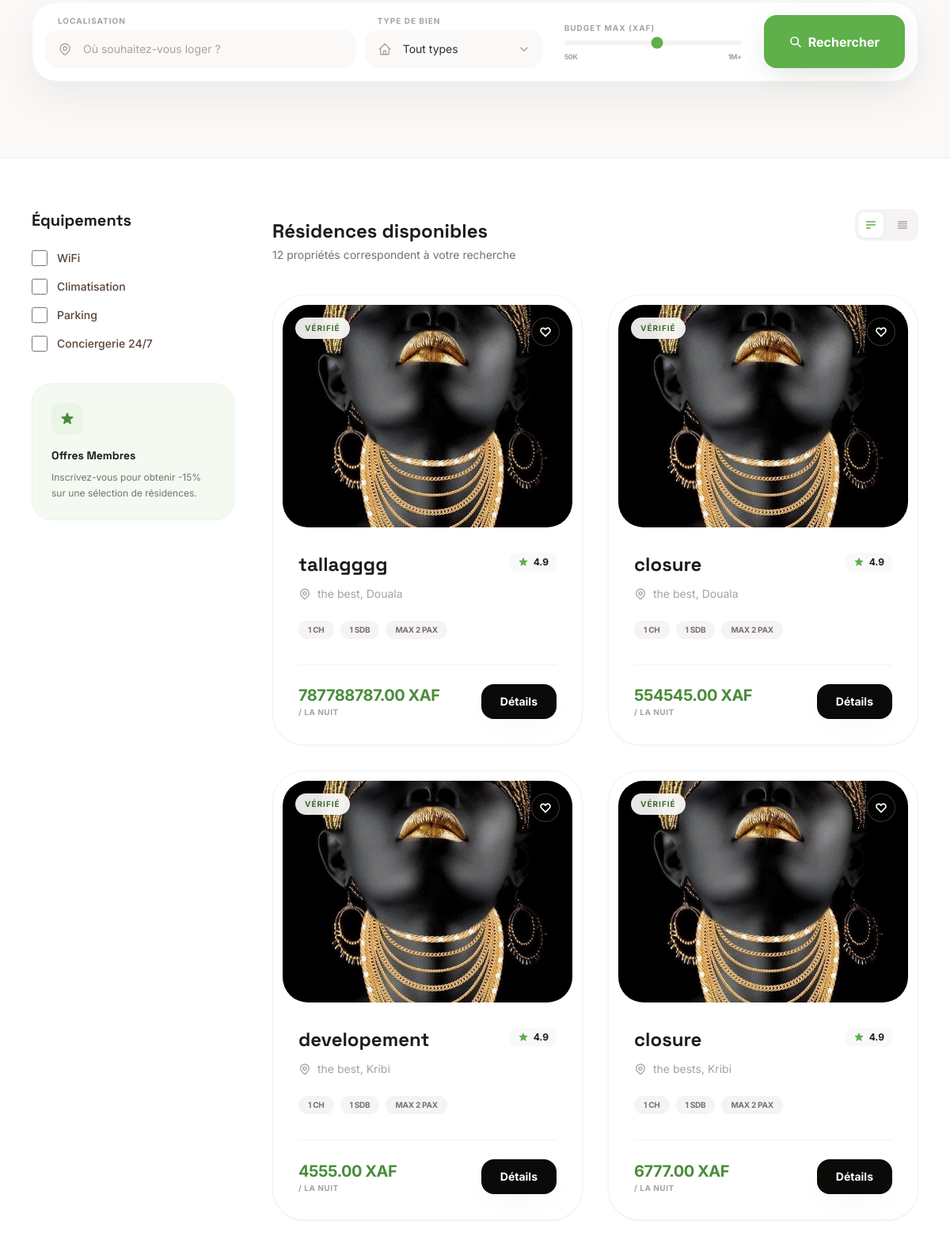
The app's page /liste/ (middle part), older data.
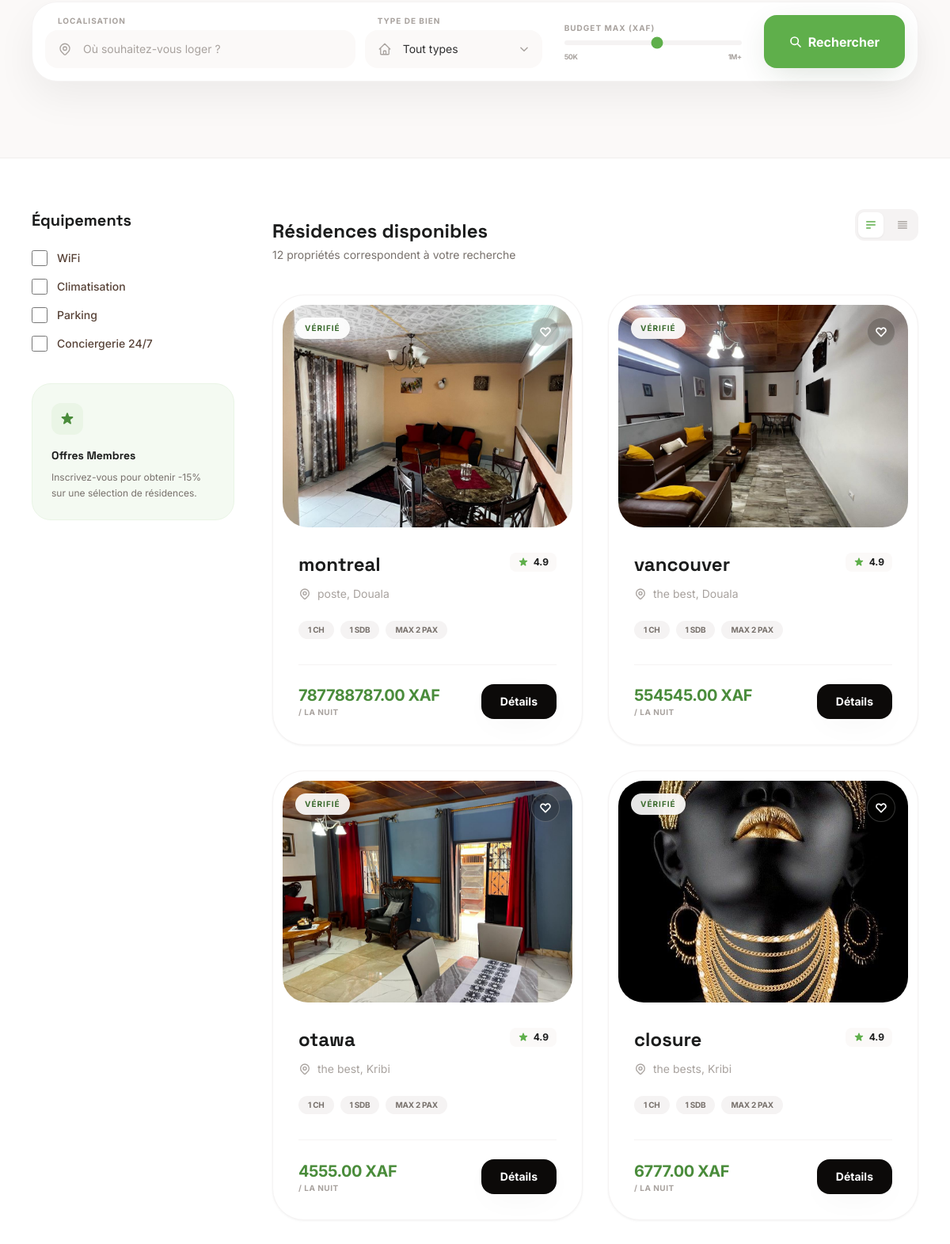
The same page, newer data.
### core/models.py (models this page shows, shortened)
class SentinelBaseModel(TimeStampedModel, ActivatorModel):
    id = models.UUIDField(
        default=uuid.uuid4,
        primary_key=True,
        unique=True,
        null=False,
        blank=False,
        editable=False,
    )
    is_deleted = models.BooleanField(_("supprimé"), default=False)
    metadata = models.JSONField(_("métadonnées"), default=dict, null=True, blank=True)
    author = models.CharField(_("auteur"), max_length=255, null=True, blank=True)
    class Meta:
        abstract = True
        ordering = ("created",)

class Appartement(SentinelBaseModel):
    LOCATIONS = [
        ('douala', _('Douala')),
        ('yaounde', _('Yaoundé')),
        ('kribi', _('Kribi')),
        ('bafoussam', _('Bafoussam')),
    ]
    name = models.CharField(_("Nom de l'appartement"), max_length=255)
    slug = models.SlugField(_("URL simplifiée"), unique=True, max_length=255)
    location = models.CharField(_("Localisation"), max_length=50, choices=LOCATIONS)
    neighborhood = models.CharField(_("Quartier"), max_length=100, help_text="Ex: Bastos, Bonapriso")
    description = models.TextField(_("Description détaillée"), blank=True)
    price_per_night = models.DecimalField(_("Prix par nuit (FCFA)"), max_digits=12, decimal_places=2)
    bedrooms = models.PositiveIntegerField(_("Chambres"), default=1)
    bathrooms = models.PositiveIntegerField(_("Salles de bain"), default=1)
    max_guests = models.PositiveIntegerField(_("Voyageurs max"), default=2)
    main_image = models.ImageField(_("Image principale"), upload_to="appartements/", null=True, blank=True)
    is_featured = models.BooleanField(_("Mettre en avant"), default=False)
    amenities = models.JSONField(_("Équipements"), default=list, blank=True)
    latitude = models.FloatField(_("Latitude"), null=True, blank=True)
    longitude = models.FloatField(_("Longitude"), null=True, blank=True)
    class Meta:
        verbose_name = _("Appartement")
        verbose_name_plural = _("Appartements")
        ordering = ("-created",)

### core/views.py (the view)
# urls.py: path('liste/', views.liste, name='liste'),
def liste(request):
    appartements = Appartement.objects.all().order_by('-created')
    return render(request, "liste.html", {"appartements": appartements})

### core/templatetags/custom_tags.py (called while the page is built)
@register.simple_tag
def get_global_settings():
    return Settings.objects.first()

### templates/liste.html (shortened to what the changed rows need)
{% extends "base.html" %}
{% load static %}
{% block content %}
<section class="max-w-screen-xl mx-auto px-5 md:px-10 py-16">
  <div class="flex flex-col lg:flex-row gap-12">
    <div class="flex-1 min-w-0">
      <div class="flex flex-col sm:flex-row items-baseline justify-between gap-4 mb-10">
        <div>
          <h2 class="font-headline font-bold text-2xl text-stone-900 dark:text-white">Résidences disponibles</h2>
        </div>
      </div>
      <div class="grid grid-cols-1 md:grid-cols-2 xl:grid-cols-2 gap-8">
        {% for appartement in appartements %}
        <div data-aos="fade-up" data-aos-delay="{{ forloop.counter0|add:1 }}00" class="group flex flex-col bg-white dark:bg-stone-900 rounded-[2.5rem] border border-stone-100 dark:border-stone-800/60 overflow-hidden shadow-sm hover:shadow-2xl hover:shadow-stone-200/40 dark:hover:shadow-black/60 transition-all duration-300">
          <div class="relative aspect-[4/3] overflow-hidden p-3 pb-0">
            <div class="w-full h-full rounded-[2rem] overflow-hidden relative">
              {% if appartement.main_image %}
              <img src="{{ appartement.main_image.url }}"
                   alt="{{ appartement.name }}"
                   class="w-full h-full object-cover transition-transform duration-700 group-hover:scale-110"/>
              {% else %}
              <div class="w-full h-full flex items-center justify-center bg-stone-100 dark:bg-stone-800 text-stone-400 group-hover:scale-110 transition-transform duration-700">Sans Image</div>
              {% endif %}
              <div class="absolute top-4 left-4 flex gap-2">
                <span class="bg-white/90 backdrop-blur px-3 py-1.5 rounded-full text-[10px] font-bold tracking-widest uppercase text-emerald-700 shadow-sm">Vérifié</span>
              </div>
              <button class="absolute top-4 right-4 w-9 h-9 rounded-full bg-stone-950/20 backdrop-blur-md text-white border border-white/20 flex items-center justify-center hover:bg-white hover:text-primary transition-all group-hover:rotate-12">
                <svg class="w-4 h-4" fill="none" stroke="currentColor" stroke-width="2.5" viewBox="0 0 24 24"><path stroke-linecap="round" stroke-linejoin="round" d="M4.318 6.318a4.5 4.5 0 000 6.364L12 20.364l7.682-7.682a4.5 4.5 0 00-6.364-6.364L12 7.636l-1.318-1.318a4.5 4.5 0 00-6.364 0z"/></svg>
              </button>
            </div>
          </div>
          <div class="p-8">
            <div class="flex justify-between items-start mb-3">
              <h3 class="font-headline font-bold text-xl md:text-2xl text-stone-900 dark:text-white leading-tight group-hover:text-primary transition-colors">{{ appartement.name }}</h3>
              <div class="flex items-center gap-1.5 px-2.5 py-1 bg-stone-50 dark:bg-stone-800 rounded-lg shrink-0">
                <span class="text-xs font-bold text-stone-900 dark:text-white">4.9</span>
              </div>
            </div>
            <div class="flex items-center gap-2 text-stone-400 text-sm mb-6">
              {{ appartement.neighborhood }}, {{ appartement.get_location_display }}
            </div>
            <div class="flex flex-wrap gap-2 mb-8">
              <span class="px-3 py-1 rounded-full bg-stone-100 dark:bg-stone-800 text-[10px] font-bold text-stone-500 uppercase tracking-tight">{{ appartement.bedrooms }} Ch</span>
              <span class="px-3 py-1 rounded-full bg-stone-100 dark:bg-stone-800 text-[10px] font-bold text-stone-500 uppercase tracking-tight">{{ appartement.bathrooms }} Sdb</span>
              {% if appartement.max_guests %}
              <span class="px-3 py-1 rounded-full bg-stone-100 dark:bg-stone-800 text-[10px] font-bold text-stone-500 uppercase tracking-tight">Max {{ appartement.max_guests }} Pax</span>
              {% endif %}
            </div>
            <div class="flex items-center justify-between pt-6 border-t border-stone-100 dark:border-stone-800/80">
              <div class="flex flex-col">
                <span class="text-lg md:text-xl font-bold text-emerald-600 dark:text-emerald-400 tracking-tight">{{ appartement.price_per_night }} XAF</span>
                <span class="text-[10px] uppercase font-bold text-stone-400 tracking-wider">/ la nuit</span>
              </div>
              <a href="{% url 'detail' slug=appartement.slug %}"
                 class="bg-stone-950 dark:bg-stone-800 hover:bg-primary text-white font-bold px-6 py-3 rounded-2xl text-sm transition-all active:scale-95 shadow-lg shadow-black/5 hover:shadow-emerald-900/30">
                Détails
              </a>
            </div>
          </div>
        </div>
        {% empty %}
            <p class="col-span-2 text-stone-500 dark:text-stone-400 text-center py-20">Aucune résidence ne correspond à votre recherche.</p>
        {% endfor %}
      </div>
    </div>
  </div>
</section>
{% endblock %}

Row changes from the older to the newer data that the page shows:
changed Appartement: main_image: a different picture; name "tallagggg" → "montreal"; neighborhood "the best" → "poste"
changed Appartement: main_image: a different picture; name "closure" → "vancouver"
changed Appartement: main_image: a different picture; name "developement" → "otawa"
